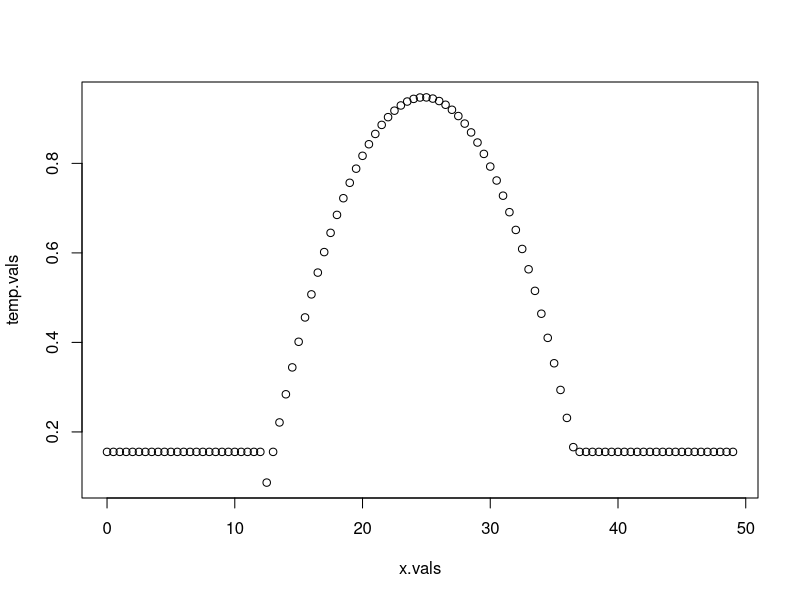
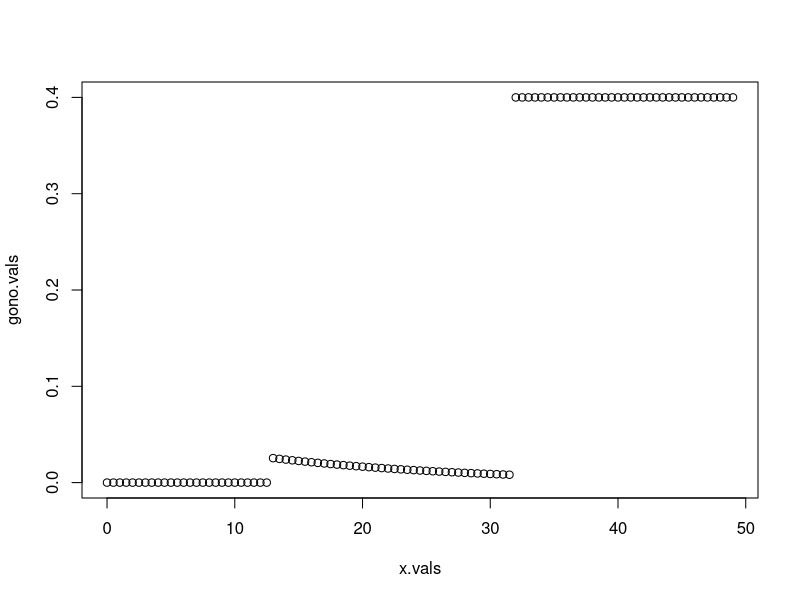

The R source for these figures, in order:
#Equations 12 & 14
#Equation 12: Equation to relate temperature to survival percent.
aa <- -0.0057
bb <- 0.2826
cc <- -2.5551

s_percent <- function(t,a=aa,b=bb,c=cc){
  if (t>12 & t<37)	{
		y<- a*t^2 + b*t + c
	}else{
		y<- 0.1554
	}
	return(y)
}
#Test equation 12
x.vals <- seq(0,49,.5)
temp.vals <- sapply(x.vals,s_percent)

plot(x.vals,temp.vals)

#Equation 14: Gonotrophic cycle 
dd = 17.75
ff = -0.0613

g_cycle <- function(t,d=dd,f=ff) {
	if (t<32 & t>=13) {
		y <- 1/d*exp(ff*t)
	}else{ 
	if (t<13) {
		y <- 0
	}else{ if (t>=32) {
		y <- 1/2.5
	}
	return(y)
	}}} 
#Test equation 14
x.vals <- seq(0,49,.5)
gono.vals <- sapply(x.vals,g_cycle)		 

plot(x.vals,gono.vals)
